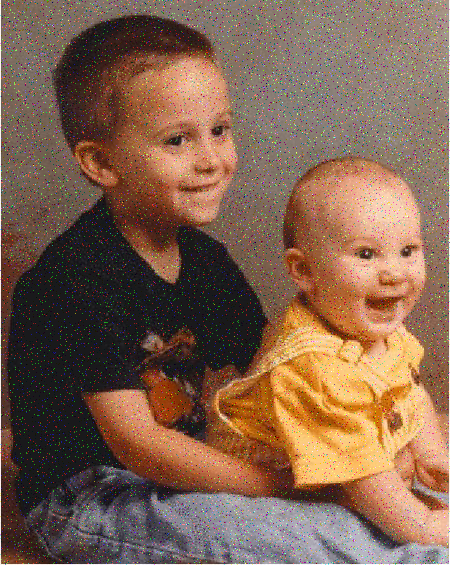
#> input picture resources/kidsnoise.bmp, 450 x 565 px
$ python real_img.py
#> lines starting #> are read from the running program, lines starting #| are printed output that depends on the picture
import cv2
import matplotlib.pyplot as plt
import numpy as np

import numpy as np


def filter2d(image: np.ndarray, kernel: np.ndarray) -> np.ndarray:
    ksize = kernel.shape[0]
    pad = ksize //2

    kernel = kernel.astype(np.float32)

    # Replicate border pixels
    padded = np.pad(
        image,
        ((pad, pad), (pad, pad)),
        mode="edge"
    ).astype(np.float32)

    output = np.zeros(image.shape, dtype=np.float32)
    height, width = image.shape
    # Apply kernel
    for y in range(height):
        for x in range(width):
            region = padded[
                y:y + ksize,
                x:x + ksize
            ]
            output[y, x] = np.sum(region * kernel)

    # Saturate to uint8 range
    return np.clip(output, 0, 255).astype(np.uint8)

def median_blur(image: np.ndarray, ksize: int) -> np.ndarray:
    pad = ksize // 2

    padded = np.pad(
        image,
        ((pad, pad), (pad, pad)),
        mode="edge"
    )

    output = np.zeros_like(image)

    height, width = image.shape

    for y in range(height):
        for x in range(width):
            region = padded[
                y:y + ksize,
                x:x + ksize
            ]
            output[y, x] = np.median(region)

    return output

image = cv2.imread("../resources/kidsnoise.bmp")
#> image is the input picture: shape (565, 450, 3); mean B, G, R 79.5, 98.8, 129.3
image = cv2.cvtColor(image, cv2.COLOR_BGR2RGB)
# [7 lines of commented-out code are left out]

gray = cv2.cvtColor(image, cv2.COLOR_BGR2GRAY)
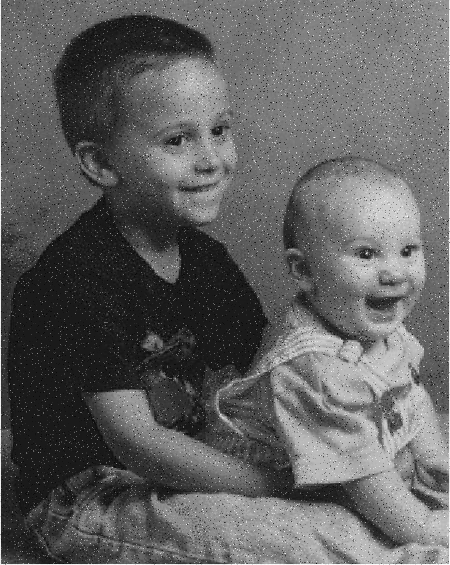
#> gray: shape (565, 450); min 0, max 255, mean 96.6

blur_k = 7
blurred = cv2.blur(gray, (blur_k, blur_k))
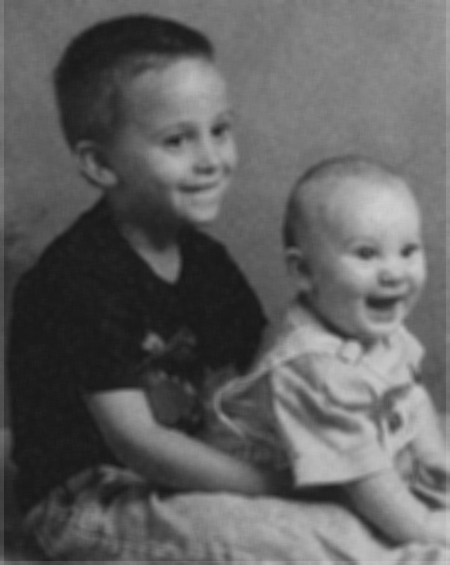
#> blurred: shape (565, 450); min 24, max 207, mean 96.2
gauss_blur = cv2.GaussianBlur(gray, (7,7), 0.5)
medfilt = cv2.medianBlur(gray, 3)

print("Shape:", image.shape)
#| Shape: (565, 450, 3)
print("Data type:", image.dtype)
#| Data type: uint8

print("Gray Shape:", gray.shape)
#| Gray Shape: (565, 450)
print("Gray Data type:", gray.dtype)
#| Gray Data type: uint8

blurred_func = filter2d(gray, np.ones((blur_k, blur_k))/blur_k**2)
#> in filter2d, `padded = np.pad( image, ((pad, pad), (pad, pad)), mode="edge" ).astype..`:
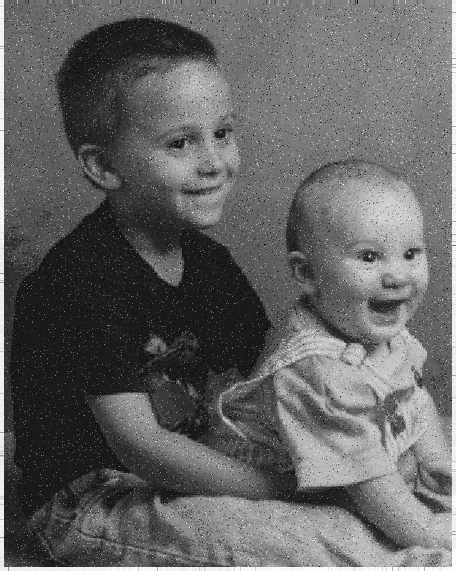
#> padded: shape (571, 456) float32; min 0, max 255, mean 99.3

# kernel examples:
avg_blur = np.array([
    [1/9, 1/9, 1/9],
    [1/9, 1/9, 1/9],
    [1/9, 1/9, 1/9]
])

eye_kern = np.array([
    [0, 0, 0],
    [0, 1, 0],
    [0, 0, 0]
])

cross_blur = np.array([
    [0,   1/5, 0],
    [1/5, 1/5, 1/5],
    [0,   1/5, 0]
])

# 5*(eye - cross)
sharp_kern = np.array([
    [ 0, -1,  0],
    [-1,  5, -1],
    [ 0, -1,  0]
])

# [7 lines of commented-out code are left out]

plt.figure("blurred")
plt.imshow(blurred, cmap="gray", vmin=0, vmax=255)

plt.figure("blurred_func")
plt.imshow(blurred_func, cmap="gray", vmin=0, vmax=255)

sharpened_img = filter2d(blurred, sharp_kern)
#> after the loop in filter2d (call 2), `for y in range(height):`:
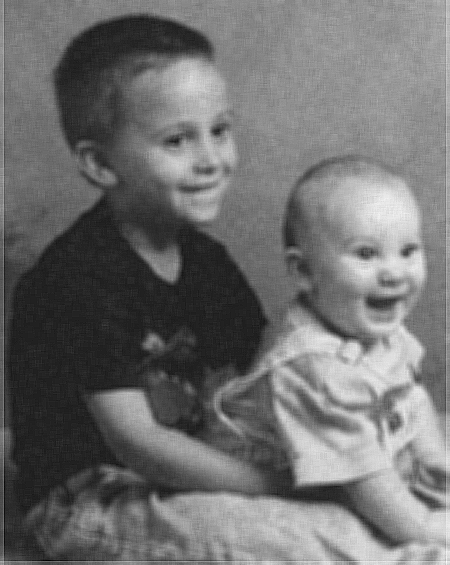
#> output: shape (565, 450) float32; min -4, max 224, mean 96.2; drawn with min black and max white
plt.figure("sharpened")
plt.imshow(sharpened_img, cmap="gray", vmin=0, vmax=255)

# [5 lines of commented-out code are left out]

plt.show()


# ## Playing with gaussian

# # Define your kernel size (must be an odd and positive integer) and sigma
# ksize = 5
# sigma = 0.3

# # 1. Generate the 1D Gaussian kernel (returns a ksize x 1 column vector)
# kernel_1d = cv2.getGaussianKernel(ksize, sigma)

# # 2. Compute the outer product to get the 2D Gaussian kernel
# # Using the matrix multiplication operator '@'
# kernel_2d = kernel_1d @ kernel_1d.T

# print("2D Gaussian Kernel:")
# # print(f'{kernel_2d:.4f}')

# formatter = np.vectorize(lambda x: f"{x:.6f}")
# string_arr = formatter(kernel_2d)

# print(string_arr)
